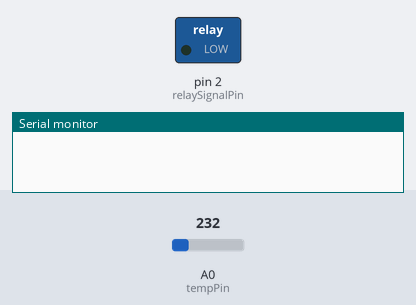
A sketch run on a simulated Arduino Uno, built with avr-gcc and run on an emulated ATmega328P. Shown: switched loads named in the sketch (green lamp = pin HIGH), the last lines printed to the serial monitor. The test bench sets the inputs (shaded band); at power-on: A0 (tempPin) = 232.

Above: at 0.1 s.
At 5.1 s:
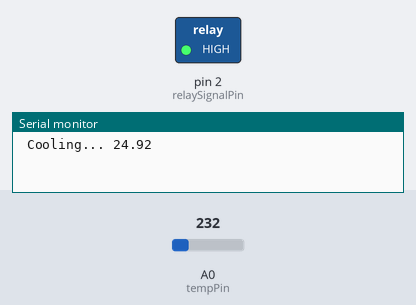
Timing chart, 0 to 6.6 s (numbered marks = the images above):
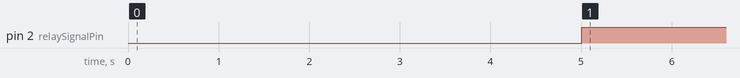

The sketch:

temp.ino
```cpp
#include <Time.h>

float tempC;
int reading;
int tempPin = A0;

#define DIVTEMP 9.31
#define DELAY 5000
#define THRESHOLD 1

const int relaySignalPin = 2;
enum heatingStates { Heating, Cooling };
enum heatingStates state;
long unsigned timer;

void setup() {
  analogReference(INTERNAL);
  Serial.begin(9600);
  pinMode(relaySignalPin, OUTPUT);
  state = Heating;
  timer = millis();
}

void loop() {
  reading = analogRead(tempPin);
  float tempRead = convertToTemp(reading);
  // Serial.println(convertToTemp(reading));
  int tempTarget = 21;
  if(millis() > timer + DELAY){
    timer = millis();
    if (state == Heating && tempRead < tempTarget + THRESHOLD) {
      startHeating();
    } else if (state == Heating && tempRead > tempTarget + THRESHOLD) {
      stopHeating();
    } else if (state == Cooling && tempRead > tempTarget - THRESHOLD) {
      stopHeating();
    } else {
      startHeating();
    }
    Serial.println(convertToTemp(reading));
  }
  delay(100);
}

float convertToTemp(float reading) { return reading / DIVTEMP; }

void startHeating() {
  Serial.print(" Heating... ");
  state = Heating;
  digitalWrite(relaySignalPin, LOW);
}
void stopHeating() {
  Serial.print(" Cooling... ");
  state = Cooling;
  digitalWrite(relaySignalPin, HIGH);
}
```

Measured:
- by itself, pin 2 (relaySignalPin): LOW → HIGH at 5.0 s
